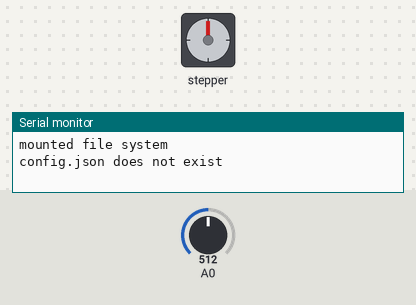
Bench run of a sketch on a simulated ESP8266 (NodeMCU). Shown: stepper motor, the last lines printed to the serial monitor. The test bench sets the inputs (shaded band); at power-on: A0 = 512. WiFi joins after 1.5 s; servers stay silent unless stated; uploads are accepted with an empty reply; storage starts empty; stepper angles assume 4075 steps per turn. At 13.1 s the program puts the board to deep sleep or switches it off; the recording ends there.

Above: at 0.1 s.
At 11.97 s:
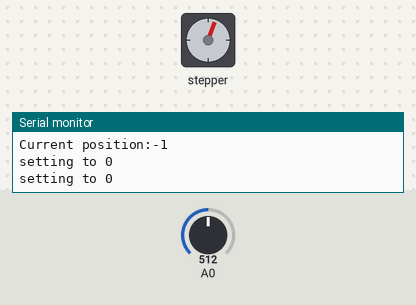
12.0 s: A0 set to 90
At 12.8 s:
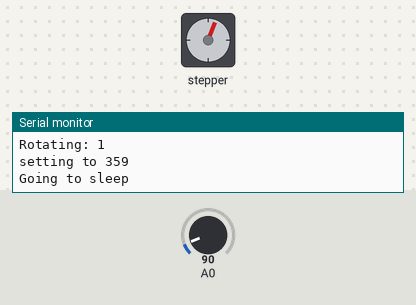
Timing chart, 0 to 13.1 s (numbered marks = the images above; inputs shaded):
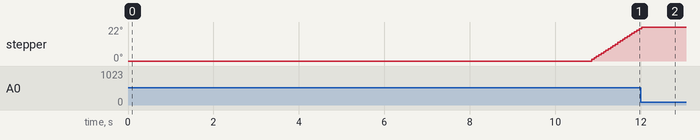

The sketch:

arduino-stepper.ino
```cpp
#include <CustomStepper.h>
#include <ESP8266WiFi.h>
#include <WiFiClientSecure.h>
#include <DNSServer.h>            //Local DNS Server used for redirecting all requests to the configuration portal
#include <WiFiManager.h>
#include <ESP8266WebServer.h>
#include <ArduinoJson.h>
#include <FS.h>
#include <DoubleResetDetector.h>

// Number of seconds after reset during which a
// subseqent reset will be considered a double reset.
#define DRD_TIMEOUT 3

// RTC Memory Address for the DoubleResetDetector to use
#define DRD_ADDRESS 0

DoubleResetDetector drd(DRD_TIMEOUT, DRD_ADDRESS);

#define SENSOR_PWR_PIN 4
#define SENSOR_IN_PIN 5
#define SWITCH_PIN = 5;

struct {
  int check;
  int pos;
} currentPosition;

// Config variables
char domain[100];
char path[200];

// Working variables
bool shouldSaveConfig = false;
bool zeroingMode = false;
int targetPosition = 0;

CustomStepper stepper( 14, 12, 13, 15 );
WiFiClientSecure client;

/**
 * Commands to the indicator to move to the zero position
 */
void setToZero() {
  Serial.println( "setting to 0" );

  pinMode( SENSOR_PWR_PIN, OUTPUT );
  pinMode( SENSOR_IN_PIN, INPUT );
  Serial.print( "setting to 0" );
  delay(1000);

  digitalWrite( SENSOR_PWR_PIN, HIGH );
  delay(1000);

  zeroingMode = true;

  stepper.setDirection( CW );
  stepper.rotate();
}

/**
 * Returns the current position of the indicator. If the stored position is invalid the return will be -1
 */
int getCurrentPosition() {
  if ( ! ESP.rtcUserMemoryRead( 4, ( uint32_t* ) &currentPosition, sizeof( currentPosition ) )
       || 359 != ( currentPosition.pos + currentPosition.check ) )  {

    return -1;
  }

  return currentPosition.pos;
}

/**
 * Saves the given position to RTC memory.
 */
void saveCurrentPosition( int position ) {
  currentPosition.pos = position;
  currentPosition.check = 359 - position;
  Serial.print( "setting to " );
  Serial.println( currentPosition.check );
  ESP.rtcUserMemoryWrite( 4, ( uint32_t* ) &currentPosition, sizeof( currentPosition )  );
}

/**
 * Set the indicator to the given position
 */
void setPosition( int deg, int currentPosition ) {
  // Check for out of range values
  if ( deg < 0 || deg > 359 ) {
    Serial.print( "Invalid position: " );
    Serial.println( deg );
    return;
  }

  Serial.println( "" );

  Serial.print( "Set to: " );
  Serial.println( deg );

  int currentPos = getCurrentPosition();

  Serial.print( "Current: " );
  Serial.println( currentPos );

  // Do nothing if no rotation is needed
  if ( currentPos == deg ) {
    Serial.println( "No rotation needed" );
    return;
  }

  int rotate = 0;
  if ( currentPos <= deg ) {
    rotate = deg - currentPos;
  } else {
    rotate = 359 - ( currentPos - deg );
  }

  if ( rotate < 180 ) {
    stepper.setDirection( CW );
  } else {
    stepper.setDirection( CCW );
    rotate = 359 - rotate;
  }

  stepper.rotateDegrees( rotate );
  Serial.print( "Rotating: " );
  Serial.println( rotate );
}

/**
 * Fetches the target position from the configured web server
 */
int getFromServer() {
  Serial.println();
  Serial.print( F( "connecting to " ) );
  Serial.println( domain );

  // WiFiClientSecure client;
  if ( ! client.connect( domain, 443 ) ) {
    Serial.println( F( "connection failed" ) );
    return - 1;
  }

  // We now create a URI for the request
  String url = String( "https://" );
  url.concat( domain );
  url.concat( path );

  Serial.print( "Requesting URL: " );
  Serial.println( url );

  // This will send the request to the server
  client.print( String( "GET " ) + url + " HTTP/1.1\r\n" +
                "Host: " + domain + "\r\n" +
                "Connection: close\r\n\r\n" );

  delay( 5000 );

  // Needed so available() actually works
  client.readStringUntil( '\n' );
  while ( client.available() ) {
    String line = client.readStringUntil( '\n' );
    if ( line == "\r" ) {
      Serial.println( "headers received" );
      break;
    }
  }

  // Response format => {position: 359}
  String l2 = client.readStringUntil( ':' );

  // Skip first line of response;
  String line = client.readStringUntil( '}' );

  Serial.print( "Server said move to " );
  Serial.println( line );

  return line.toInt();
}

/**
 * Loads the configuration from SPIFFS
 */
void loadConfig() {
  if ( ! SPIFFS.begin() ) {
    Serial.println( "failed to mount FS" );
    return;
  }

  Serial.println( "mounted file system" );

  if ( ! SPIFFS.exists( "/config.json" ) ) {
    Serial.println( "config.json does not exist" );
    return;
  }

  File configFile = SPIFFS.open( "/config.json", "r" );
  if ( ! configFile ) {
    Serial.println( "config.json could not be loaded" );
    return;
  }

  Serial.println( "opened config file" );
  size_t size = configFile.size();

  // Allocate a buffer to store contents of the file.
  std::unique_ptr<char[]> buf(new char[size]);

  configFile.readBytes(buf.get(), size);
  DynamicJsonBuffer jsonBuffer;
  JsonObject& json = jsonBuffer.parseObject(buf.get());
  json.printTo(Serial);
  if ( ! json.success() ) {
    Serial.println( "config.json is invalid" );
    return;
  }

  Serial.println("\nparsed json");

  strcpy( domain, json["domain"] );
  strcpy( path, json["path"] );
}

/**
 * Saves the configuration
 */
void saveConfig() {
  Serial.println( "Saving configuration" );
  DynamicJsonBuffer jsonBuffer;
  JsonObject& json = jsonBuffer.createObject();

  json["domain"] = domain;
  json["path"] = path;

  File configFile = SPIFFS.open( "/config.json", "w" );
  if ( ! configFile ) {
    Serial.println( "Failed to open config file for writing" );
  }

  json.printTo(Serial);
  json.printTo(configFile);
  configFile.close();
}

/**
 * Callback function so set shouldSaveConfig variable
 */
void saveConfigCallback () {
  Serial.println( "Should save config" );
  shouldSaveConfig = true;
}

void setup() {
  Serial.begin( 115200 );

  stepper.setRPM( 3 );
  stepper.setDirection( CW );

  loadConfig();

  WiFiManagerParameter custom_domain( "domain", "Domain name e.g. www.kjero.com", domain, 100 );
  WiFiManagerParameter custom_path( "path", "Path. e.g /wp-admin/admin-ajax.php?action=stepper&key=YOURKEY", path, 200);

  //WiFiManager
  //Local intialization. Once its business is done, there is no need to keep it around
  WiFiManager wifiManager;
  wifiManager.setSaveConfigCallback( saveConfigCallback );

  wifiManager.setDebugOutput(true);

  wifiManager.addParameter( &custom_domain );
  wifiManager.addParameter( &custom_path );

  if ( drd.detectDoubleReset() ) {
    wifiManager.startConfigPortal( "Clock display", "kjero_clock" );
    ESP.reset();
  } else if ( ! wifiManager.autoConnect( "Clock display", "kjero_clock" ) ) {

    Serial.println( "failed to connect and hit timeout" );

    delay(5000);
    ESP.deepSleep( 600 * 1000000 );
  }

  if ( shouldSaveConfig ) {
    strcpy(domain, custom_domain.getValue());
    strcpy(path, custom_path.getValue());
    saveConfig();
  }

  //pinMode( switchPin, INPUT_PULLUP );

  targetPosition = getFromServer();
  int currentPosition = getCurrentPosition();

  Serial.print( "Current position:" );
  Serial.println( currentPosition );

  if ( -1 == currentPosition ) {
    setToZero();
  } else {
    setPosition( targetPosition, currentPosition );
  }

}

void loop() {
  // Perform stepper motor actions
  stepper.run();

  // Enable web server and zeroing in AP mode
  if ( true == zeroingMode && 100 > analogRead( A0 ) ) {
    zeroingMode = false;
    stepper.setDirection( STOP );
    digitalWrite( SENSOR_PWR_PIN, LOW );

    Serial.println( "Zeroing complete" );

    saveCurrentPosition(0);
    setPosition( targetPosition, 0 );
  }

  // Enter sleep mode once everything is done
  if ( stepper.isDone() ) {
    saveCurrentPosition(targetPosition);
    // Switch off motor once everything is done to reduce power consumption
    digitalWrite( 14, LOW );
    digitalWrite( 13, LOW );
    digitalWrite( 12, LOW );
    digitalWrite( 15, LOW );
    Serial.println();
    Serial.println( "Going to sleep" );
    delay( 1000 );
    ESP.deepSleep( 600 * 1000000, WAKE_RF_DEFAULT );
  }
}
```

Measured:
- after the input at 12.0 s, stepper: goes on until 12.0 s, then stays 22°
- by itself, stepper: keeps turning clockwise at about 19°/s
